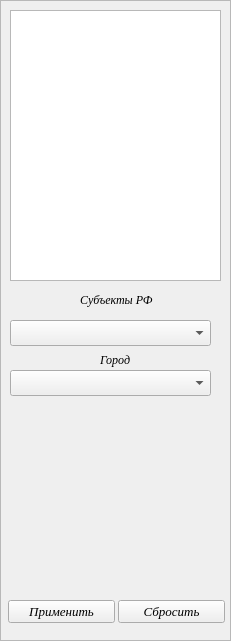
   <widget class="QFrame" name="frame_score">
    <property name="geometry">
     <rect>
      <x>1160</x>
      <y>10</y>
      <width>231</width>
      <height>641</height>
     </rect>
    </property>
    <property name="minimumSize">
     <size>
      <width>0</width>
      <height>0</height>
     </size>
    </property>
    <property name="maximumSize">
     <size>
      <width>16000</width>
      <height>16777215</height>
     </size>
    </property>
    <property name="frameShape">
     <enum>QFrame::StyledPanel</enum>
    </property>
    <property name="frameShadow">
     <enum>QFrame::Raised</enum>
    </property>
    <widget class="QTableView" name="tableView_setka32">
     <property name="geometry">
      <rect>
       <x>10</x>
       <y>10</y>
       <width>211</width>
       <height>271</height>
      </rect>
     </property>
     <property name="gridStyle">
      <enum>Qt::DashDotLine</enum>
     </property>
    </widget>
    <widget class="QComboBox" name="comboBox_fltr_region">
     <property name="geometry">
      <rect>
       <x>10</x>
       <y>320</y>
       <width>201</width>
       <height>26</height>
      </rect>
     </property>
     <property name="editable">
      <bool>false</bool>
     </property>
    </widget>
    <widget class="QLabel" name="label_64">
     <property name="geometry">
      <rect>
       <x>80</x>
       <y>290</y>
       <width>91</width>
       <height>20</height>
      </rect>
     </property>
     <property name="font">
      <font>
       <family>Times New Roman</family>
       <italic>true</italic>
      </font>
     </property>
     <property name="text">
      <string>Субъекты РФ</string>
     </property>
    </widget>
    <widget class="QPushButton" name="Button_fltr_list">
     <property name="geometry">
      <rect>
       <x>8</x>
       <y>600</y>
       <width>107</width>
       <height>23</height>
      </rect>
     </property>
     <property name="font">
      <font>
       <family>Times New Roman</family>
       <pointsize>10</pointsize>
       <italic>true</italic>
      </font>
     </property>
     <property name="text">
      <string>Применить</string>
     </property>
    </widget>
    <widget class="QPushButton" name="Button_reset_fltr_list">
     <property name="geometry">
      <rect>
       <x>118</x>
       <y>600</y>
       <width>107</width>
       <height>23</height>
      </rect>
     </property>
     <property name="font">
      <font>
       <family>Times New Roman</family>
       <pointsize>10</pointsize>
       <italic>true</italic>
      </font>
     </property>
     <property name="text">
      <string>Сбросить</string>
     </property>
    </widget>
    <widget class="QComboBox" name="comboBox_fltr_city">
     <property name="geometry">
      <rect>
       <x>10</x>
       <y>370</y>
       <width>201</width>
       <height>26</height>
      </rect>
     </property>
     <property name="editable">
      <bool>false</bool>
     </property>
     <property name="insertPolicy">
      <enum>QComboBox::InsertAlphabetically</enum>
     </property>
    </widget>
    <widget class="QLabel" name="label_65">
     <property name="geometry">
      <rect>
       <x>100</x>
       <y>350</y>
       <width>61</width>
       <height>20</height>
      </rect>
     </property>
     <property name="font">
      <font>
       <family>Times New Roman</family>
       <italic>true</italic>
      </font>
     </property>
     <property name="text">
      <string>Город</string>
     </property>
    </widget>
   </widget>
